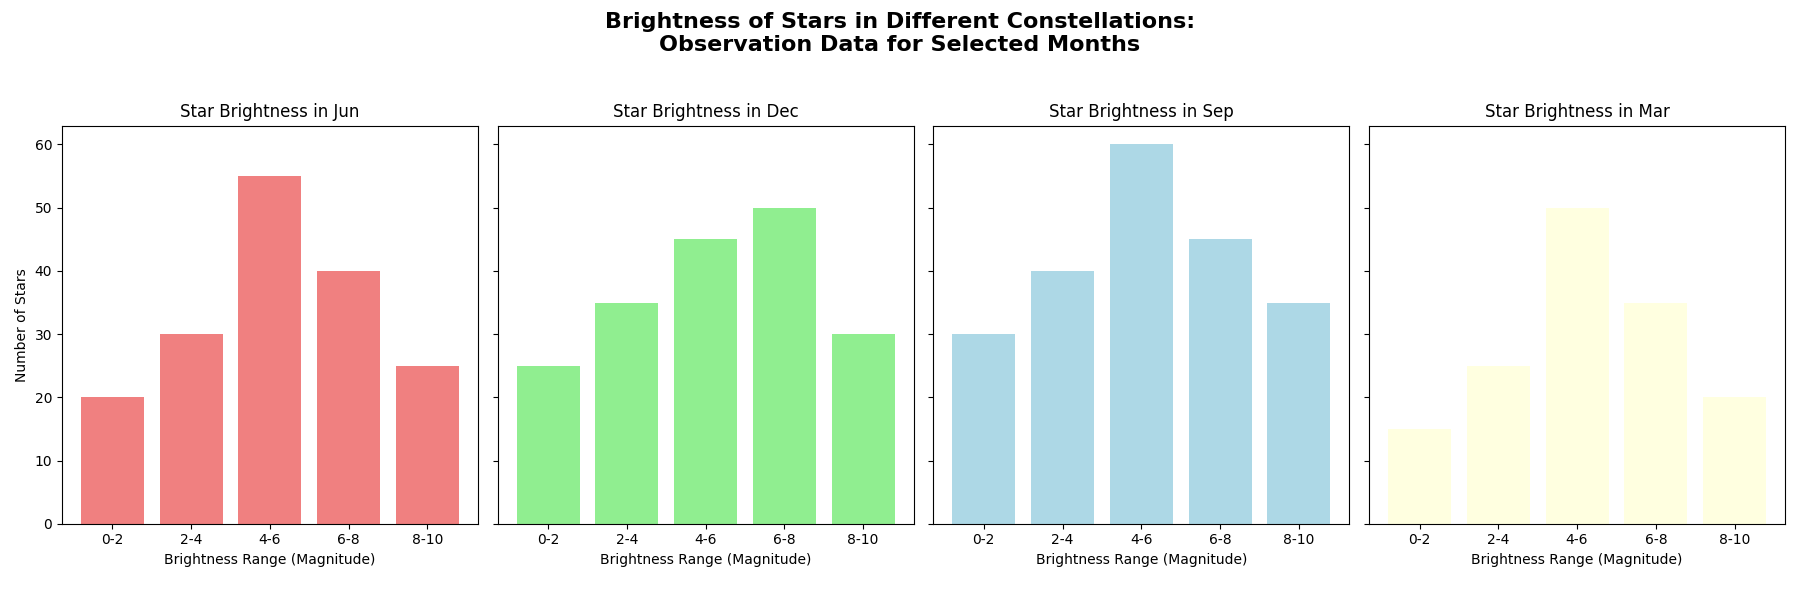

The Python source for this figure:
import matplotlib.pyplot as plt
import numpy as np

brightness_bins = ['0-2', '2-4', '4-6', '6-8', '8-10']
stars_jun = [20, 30, 55, 40, 25]
stars_dec = [25, 35, 45, 50, 30]
stars_sep = [30, 40, 60, 45, 35]
stars_mar = [15, 25, 50, 35, 20]

fig, axs = plt.subplots(1, 4, figsize=(18, 6), sharey=True)

axs[0].bar(brightness_bins, stars_jun, color='lightcoral')
axs[0].set_title('Star Brightness in Jun')
axs[0].set_xlabel('Brightness Range (Magnitude)')
axs[0].set_ylabel('Number of Stars')

axs[1].bar(brightness_bins, stars_dec, color='lightgreen')
axs[1].set_title('Star Brightness in Dec')
axs[1].set_xlabel('Brightness Range (Magnitude)')

axs[2].bar(brightness_bins, stars_sep, color='lightblue')
axs[2].set_title('Star Brightness in Sep')
axs[2].set_xlabel('Brightness Range (Magnitude)')

axs[3].bar(brightness_bins, stars_mar, color='lightyellow')
axs[3].set_title('Star Brightness in Mar')
axs[3].set_xlabel('Brightness Range (Magnitude)')

fig.suptitle('Brightness of Stars in Different Constellations:\nObservation Data for Selected Months', fontsize=16, fontweight='bold')
plt.tight_layout(rect=[0, 0.03, 1, 0.95])

plt.show()
